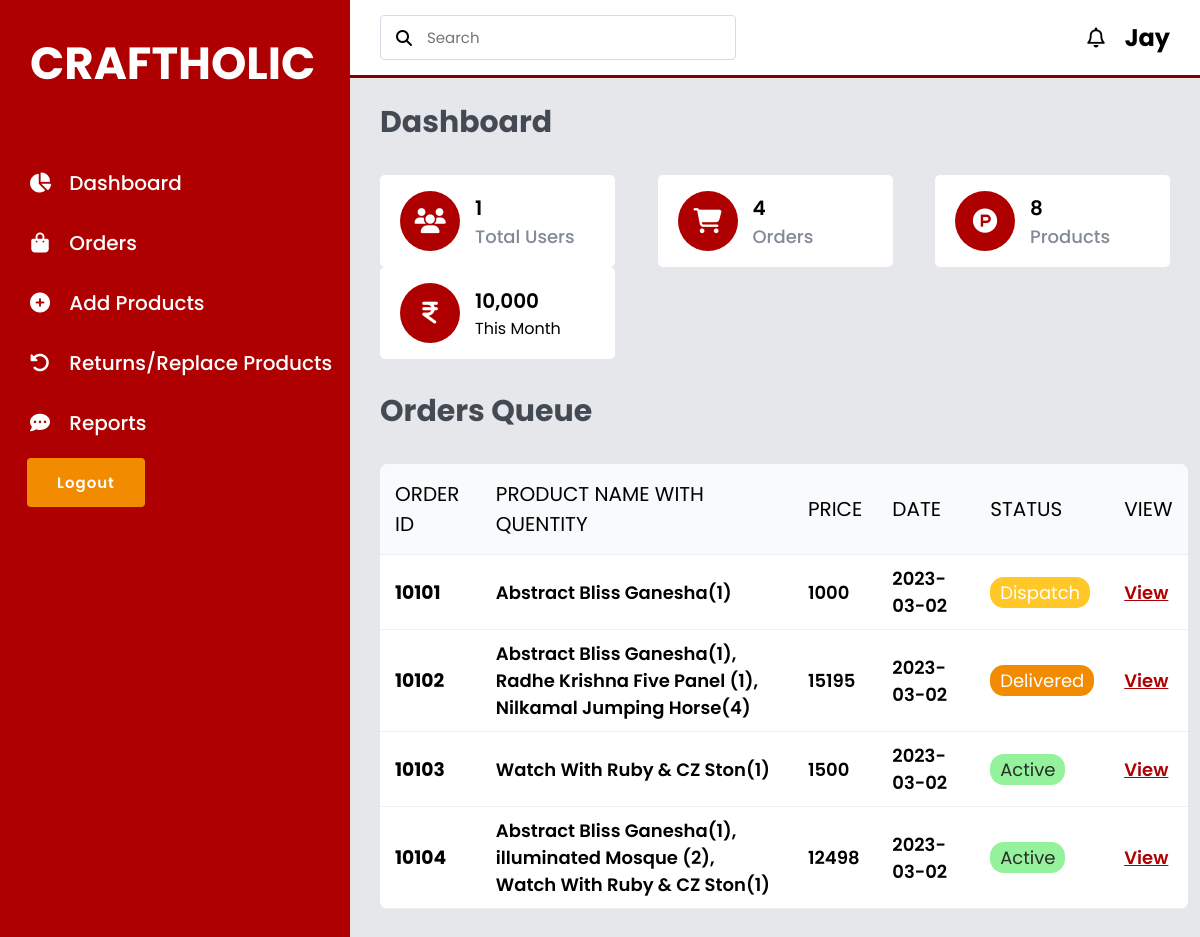
The page /Admin/CRAFTHOLIC-admin.php (signed in) on the database as committed earlier.
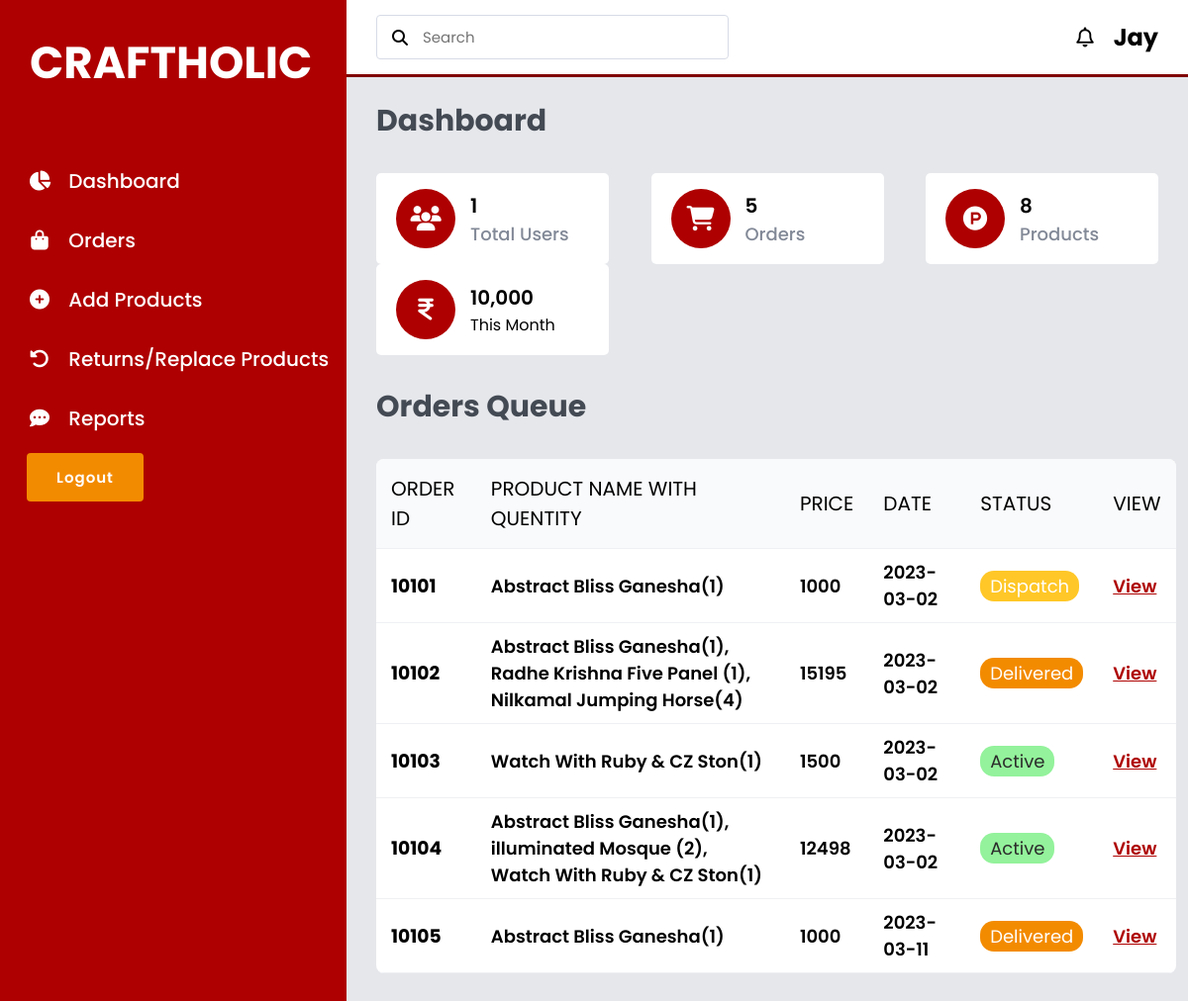
The same page on the database as committed later.
### tables this page shows
CREATE TABLE `shippingaddress` (
  `sa_id` bigint(5) NOT NULL,
  `Date` date NOT NULL,
  `Status` varchar(10) NOT NULL,
  `Name` varchar(50) NOT NULL,
  `Number` int(10) NOT NULL,
  `Email` varchar(35) NOT NULL,
  `Method` varchar(10) NOT NULL,
  `Flat` varchar(20) NOT NULL,
  `Street` varchar(20) NOT NULL,
  `City` varchar(25) NOT NULL,
  `State` varchar(30) NOT NULL,
  `Country` varchar(10) NOT NULL,
  `Pincode` int(6) NOT NULL,
  `Totalproducts` varchar(255) NOT NULL,
  `TotalPrice` int(255) NOT NULL
);

### Admin/CRAFTHOLIC-admin.php (the view, shortened to what the changed rows need)
<?php
include("../Includes/Connection.php");
?>
<!DOCTYPE html>
<html lang="en">
<head>
    <link rel="stylesheet" href="../CSS/Admin.css">
    <link rel="stylesheet" href="https://cdnjs.cloudflare.com/ajax/libs/font-awesome/6.2.0/css/all.min.css">
</head>
<body>
    <?php include('IncludesAdmin/Menu.php'); ?>
    <section id="InterFace">
        <div class="Navigation">
            <div class="Profile">
                <h2><?php
                    if ($_SESSION['AdminLoginID']) {
                        echo $_SESSION['AdminLoginID'];
                    }
                    ?>
                </h2>
            </div>
        </div>
        <div class="Values">
            <div class="Val-Box">
                <div>
                    <?php
                    $select_Rows = mysqli_query($conn, "SELECT * FROM `shippingaddress`") or die("Query Failed");
                    $Row_Count = mysqli_num_rows($select_Rows);
                    ?>
                    <h3><?php echo $Row_Count; ?></h3>
                    <span><a href="../Admin/Admin-orders.php">Orders</a></span>
                </div>
            </div>
        </div>
        <div class="Board">
            <table width="100%">
                <thead>
                    <tr>
                        <td>Order id</td>
                        <td>Product Name with Quentity</td>
                        <td>Price</td>
                        <td>Date</td>
                        <td>Status</td>
                        <td>View</td>
                    </tr>
                </thead>
                <?php
                $Select_Orders = mysqli_query($conn, "SELECT * FROM `shippingaddress`");
                if (mysqli_num_rows($Select_Orders) > 0) {
                    while ($row = mysqli_fetch_assoc($Select_Orders)) {
                ?>
                        <tbody>
                            <tr>
                                <td class="product-ID">
                                    <h3><?php echo $row['sa_id']; ?></h3>
                                </td>
                                <td class="Product-name">
                                    <h5><?php echo $row['Totalproducts']; ?></h5>
                                </td>
                                <td class="Price">
                                    <h5><?php echo $row['TotalPrice']; ?></h5>
                                </td>
                                <td class="Date">
                                    <h5><?php echo $row['Date']; ?></h5>
                                </td>
                                <td class="Active">
                                    <?php
                                    if ($row['Status'] == 'Active') {
                                        echo '  <p style="  background: #93f29b;
                                            padding: 2px 10px;
                                            display: inline-block;
                                            border-radius: 14px;
                                            color: #2b2b2b;">' . $row['Status'] . '</p>';
                                    } elseif ($row['Status'] == 'Dispatch') {
                                        echo '  <p style="  background: #ffc727;
                                            padding: 2px 10px;
                                            display: inline-block;
                                            border-radius: 14px;
                                            color: #FFF;">' . $row['Status'] . '</p>';
                                    } else {
                                        echo '  <p style="  background: #f38b00;
                                        padding: 2px 10px;
                                        display: inline-block;
                                        border-radius: 14px;
                                        color: #FFF;">' . $row['Status'] . '</p>';
                                    }
                                    ?>
                                </td>
                                <form action="OrderDetails.php" method="get">
                                    <td class="Edit">
                                        <a href="OrderDetails.php?Order_id=<?php echo $row['sa_id']; ?>">View</a>
                                    </td>
                                </form>
                            </tr>
                        </tbody>
                <?php
                    }
                }
                ?>
            </table>
        </div>
    </section>
</body>
</html>

Rows that differ between the two databases and show on the page:
added shippingaddress: sa_id "10105", Totalproducts "Abstract Bliss Ganesha(1)", TotalPrice "1000", Date "2023-03-11", Status "Delivered"
Other text that changed with them:
$Row_Count: "4" → "5"
